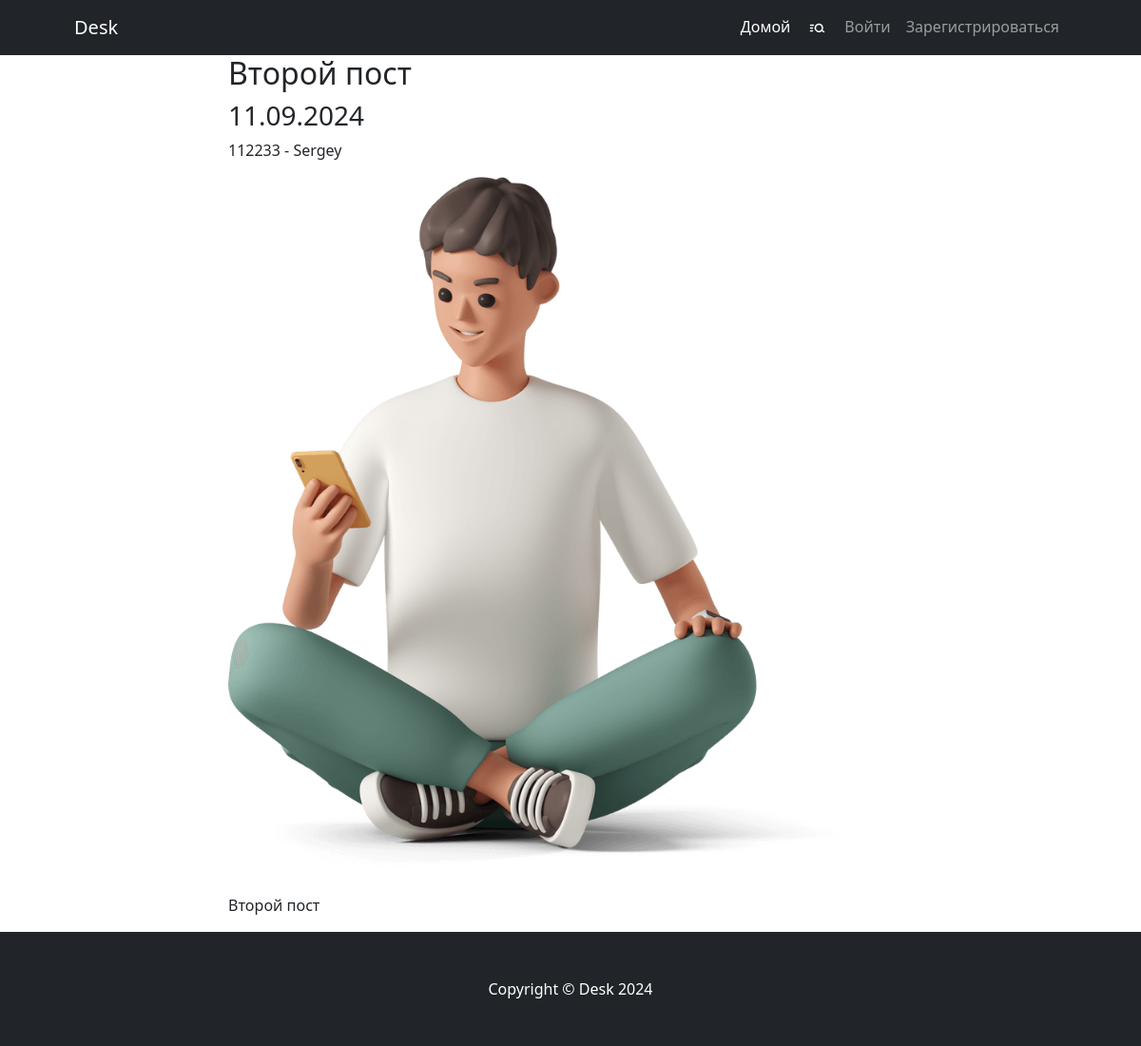
/2, run on the app's committed database.
### desk/models.py (models this page shows, shortened)
class Post(models.Model):
    author = models.ForeignKey(User, on_delete=models.CASCADE)
    created_at = models.DateTimeField(auto_now_add=True)
    post_kind = models.CharField(max_length=2, choices=KIND_DICT)
    title = models.CharField(max_length=255)
    content = models.TextField()
    rating = models.IntegerField(default=0)

### desk/views.py (the view)
# urls.py: path('<int:pk>', PostDetail.as_view(), name='detail'),
class PostDetail(DetailView):
    model = Post
    template_name = 'post.html'
    context_object_name = 'post'
    def get_context_data(self, **kwargs):
        context = super().get_context_data(**kwargs)
        context['current_user'] = self.request.user
        return context

### templates/post.html (shortened to what this page needs)
{% extends 'flatpages/default.html' %}
{% block load %}
    {% load static %}
    {% load custom_filters %}
    <link href="{% static 'css/styles.css' %}" rel="stylesheet" />
{% endblock load %}
{% block content %}
    {% if post %}
        <div class="container px-4">
            <div class="row gx-4 justify-content-center">
                <div class="col-lg-8">
                    <h2>{{ post.title }}</h2>
                    <h3>{{ post.created_at|date:'d.m.Y'  }}</h3>
                    <p>{{ post.author.username }} - {{ post.author.first_name }}</p>
                    {{ post.content | safe }}
                </div>
            </div>
        </div>
    {% endif %}
{% endblock content %}

### data on the page
Post: title "Второй пост", created_at "11.09.2024", author.username "112233", author.first_name "Sergey", content (picture), content "Второй пост"
